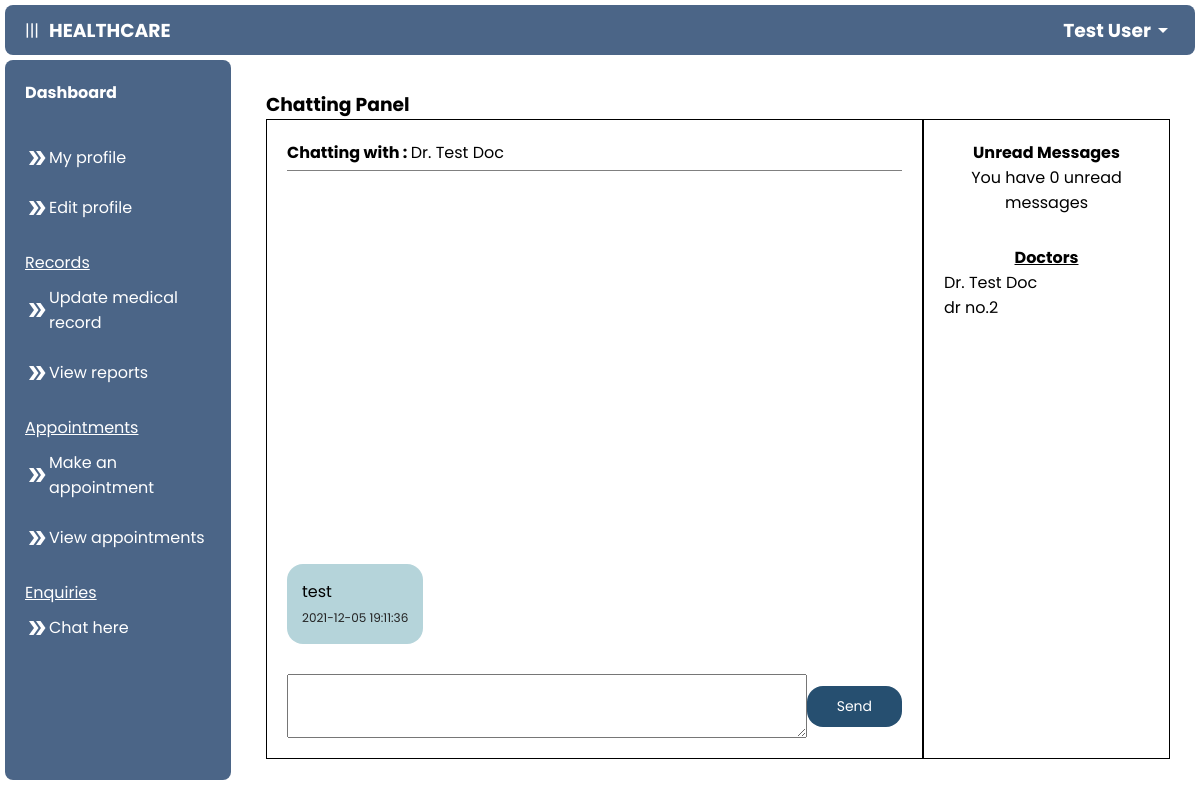
Page /patient/chat.php?did=Dr. Test Doc (signed in) on the committed database.
### tables this page shows
CREATE TABLE `patient` (
  `p_id` int(11) NOT NULL,
  `name` varchar(255) NOT NULL,
  `email` varchar(255) NOT NULL,
  `password` varchar(255) NOT NULL,
  `address` varchar(255) NOT NULL,
  `age` int(100) NOT NULL,
  `gender` enum('male','female','other') NOT NULL,
  `reg_date` datetime NOT NULL DEFAULT CURRENT_TIMESTAMP
);

CREATE TABLE `chatting` (
  `id` int(255) NOT NULL,
  `date` datetime NOT NULL,
  `doctor` varchar(255) NOT NULL,
  `patient` varchar(255) NOT NULL,
  `msg` longtext NOT NULL,
  `sender` varchar(255) NOT NULL,
  `status` varchar(255) NOT NULL
);

CREATE TABLE `doctor` (
  `d_id` int(100) NOT NULL,
  `name` varchar(255) NOT NULL,
  `email` varchar(255) NOT NULL,
  `password` varchar(255) NOT NULL,
  `specialization` varchar(255) NOT NULL,
  `fees` int(100) NOT NULL,
  `created_date` datetime NOT NULL DEFAULT CURRENT_TIMESTAMP
);

### patient/chat.php (the view, shortened to what this page needs)
<?php
include("../connect.php");
$did = $_GET["did"];
?>
<!DOCTYPE html>
<html lang="en">
<head>
    <link rel="stylesheet" href="../css/chat.css">
</head>
<body>
    <?php include('navigation.php'); ?>
    <main>
        <h3>Chatting Panel</h3>
        <div class="chat">
            <div class="left">
                <div class="top">
                    <p><strong>Chatting with : </strong><?php if (isset($_GET["did"])) {
                                                            echo $_GET["did"];
                                                        } else {
                                                            echo 'None';
                                                        } ?></p>
                </div>
                <div class="line"></div>
                <div class="view">
                    <?php
                    if (isset($_GET["did"])) {
                        $str = "Select * from chatting where doctor='$did' and patient='$name' order by id desc";
                        $result1 = mysqli_query($con, $str);
                        while ($row = mysqli_fetch_array($result1)) {
                            if ($row["sender"] == $did) {
                                echo '<div class="bubble" style="background-color: rgb(181, 212, 218); align-self: flex-start;">
                                <p>' . $row["msg"] . ' </p><span> ' . $row["date"] . '</span>
                                </div>';
                            } else {
                                echo '<div class="bubble" style="background-color: rgb(172, 228, 211); align-self: flex-end;">
                                <p>' . $row["msg"] . ' </p><span>  ' . $row["date"] . '</span>
                                </div>';
                            }
                        }
                        $upd = "Update chatting set status='read' where doctor='$did' and patient='$name' and sender='$did'";
                        mysqli_query($con, $upd);
                    }
                    ?>
                </div>
                <form class="post" action="chat1.php" method="POST">
                    <textarea name="msg" cols="100%" rows="2"></textarea>
                    <input type="submit" id="submit" value="Send">
                </form>
            </div>
            <div class="right">
                <p align="center"><strong>Unread Messages</strong></p>
                <?php
                $sql = "SELECT count(A.msg) as num, A.doctor from chatting as A, doctor as B where A.patient='$name' and A.status='unread' and A.sender=A.doctor and A.doctor=B.name group by A.doctor";
                $result = mysqli_query($con, $sql);
                $n = mysqli_num_rows($result);
                if ($n == 0) {
                    echo '<p align="center">You have 0 unread messages</p>';
                }
                ?>
                <div class="name-list">
                    <p align="center"><u><strong>Doctors</strong></u></p>
                    <?php
                    $sql2 = "Select * from doctor";
                    $result2 = mysqli_query($con, $sql2);
                    while ($row2 = mysqli_fetch_array($result2)) {
                        echo '<p><a href="chat.php?did=' . $row2["name"] . '">' . $row2["name"];
                    }
                    ?>
                </div>
            </div>
        </div>
        </div>
</body>
</html>

### patient/navigation.php (shortened to what this page needs)
<?php
include('../connect.php');
$email = $_SESSION['email'];
$sql = mysqli_query($con, "SELECT * FROM patient WHERE email = '$email'");
$row = mysqli_fetch_array($sql);
$name = $row["name"];
?>
<link rel="stylesheet" href="../css/nav.css">
<header>
    <div class="head">
        <div id="nav_button" onclick="nav_button()">|||</div>
        <h3>HEALTHCARE</h3>
    </div>
    <div class="dropdown">
        <div class="user">
            <h3><?php echo $name; ?></h3>
            <span class="material-icons">
            </span>
        </div>
    </div>
</header>
<div class="container">
    <nav id="nav">
        <div class="nav-content">
            <a href="./dashboard.php">
                <h4>Dashboard</h4>
            </a>
        </div>
        <div class="nav-content">
            <u>
                <p></p>
            </u>
            <a href="./my_profile.php"><span class="material-icons">
                </span>My profile</a><br>
            <a href="./edit_profile.php?id=<?php echo $row["p_id"] ?>"><span class="material-icons">
                </span>Edit profile</a>
        </div>
        <div class="nav-content">
            <u>
                <p>Records</p>
            </u>
            <a href="./update_record.php?id=<?php echo $row["p_id"] ?>"><span class="material-icons">
                </span>Update medical record</a><br>
            <a href="./view_reports.php"><span class="material-icons">
                </span>View reports</a>
        </div>
        <div class="nav-content">
            <u>
                <p>Appointments</p>
            </u>
            <a href="./make_appointment.php"><span class="material-icons">
                </span>Make an appointment</a><br>
            <a href="./view_appointments.php"><span class="material-icons">
                </span>View appointments</a>
        </div>
        <div class="nav-content">
            <u>
                <p>Enquiries</p>
            </u>
            <a href="./chat.php"><span class="material-icons">
                </span>Chat here</a><br>
        </div>
    </nav>

### css/chat.css (style rules this page uses)
.line { width: 100%; height: 1px; background-color: gray; margin: 5px 0; }
.chat { width: 100%; height: 80vh; display: flex; justify-content: space-evenly; }
.chat .left, .chat .right { padding: 20px; width: 100%; height: auto; border: 1px solid black; }
.chat .left { position: relative; flex: 3; }
.chat .right { flex: 1; }
.view { overflow: auto; height: 80%; display: flex; flex-direction: column-reverse; }
.bubble { width: fit-content; max-width: 500px; margin: 10px 0; padding: 15px; border-radius: 1rem; }
.bubble > span { font-size: 12px; color: rgb(34, 34, 34); }
.post { display: flex; align-items: center; justify-content: space-between; position: absolute; left: 0; bottom: 0; padding: 20px; width: 100%; }
.post textarea { max-width: 40rem; max-height: 10rem; padding: 10px; font-size: 14px; }
.post input[type=submit] { padding: 10px 30px; border: none; border-radius: 1rem; background-color: rgb(38, 79, 112); color: white; font-size: 14px; }
.name-list { margin: 30px 0; overflow: auto; }

### css/nav.css (style rules this page uses)
* { padding: 0; margin: 0; box-sizing: border-box; font-family: 'Poppins', sans-serif; }
body { overflow: hidden; height: 100vh; }
a { text-decoration: none; color: black; }
header { display: flex; align-items: center; justify-content: space-between; width: 100%-5px; height: 50px; padding:0 20px; background-color: #4B6587; color: #ffffff; border-radius: 0.5rem; margin: 5px; }
.dropdown { position: relative; display: inline-block; }
header .user, .head { display: flex; align-items: center; cursor: pointer; }
.head { gap: 10px; }
.container { display: flex; height: 100%; }
nav { flex: 1; background-color: #4B6587; width: 100%; height: 90%; margin: 5px; margin-top: 0; color: white; border-radius: 0.5rem; overflow: auto; display: block; transition: 0.5s ease-in-out; }
.nav-content { margin: 20px 0; padding: 0 20px; }
.nav-content a { display: flex; align-items: center; text-decoration: none; color: white; font-size: 16px; }
.nav-content p { padding: 10px 0; }
main { flex: 4; width: 100%; padding: 30px; }

### patient/navigation.php (style rules this page uses)
main { margin-bottom: 50px; }

### rows in the picture
patient: name "Test User"
chatting: msg "test", date "2021-12-05 19:11:36"
doctor: name "Dr. Test Doc"
doctor: name "dr no.2"

### other values in the picture
$_GET["did"] "Dr. Test Doc"
